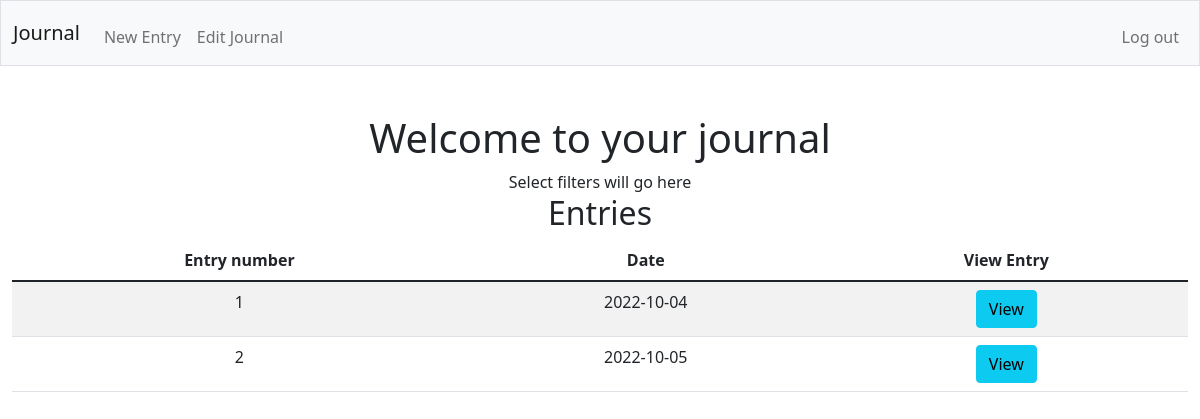
Page / (signed in) on the earlier database version.
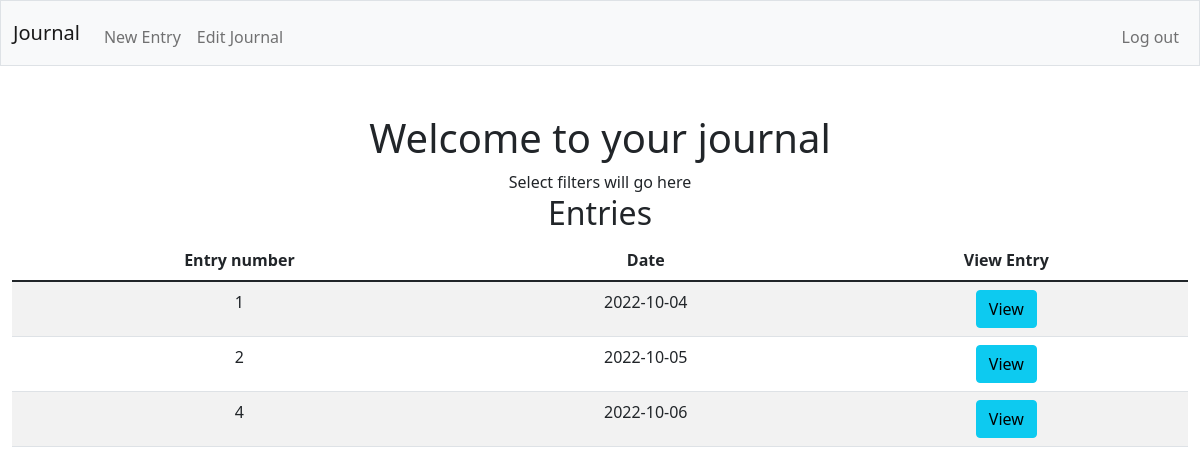
Same page on the later database version.
### tables this page shows
CREATE TABLE "entries" (
	"journal_id"	INTEGER NOT NULL UNIQUE,
	"customer_id"	INTEGER NOT NULL,
	"date"	DATETIME,
	"year"	INTEGER NOT NULL,
	"month"	INTEGER NOT NULL,
	"day"	INTEGER NOT NULL,
	"entry"	INTEGER NOT NULL,
	FOREIGN KEY("customer_id") REFERENCES "users"("id"),
	PRIMARY KEY("journal_id")
);

### app.py (the view)
@app.route("/", methods=["GET", "POST"])
@login_required
def index():
    entries = db.execute("SELECT * FROM entries WHERE customer_id == ?", session["user_id"])
    return render_template("index.html", entries=entries)

### app.py (called while the page is built)
@app.after_request
def after_request(response):
    response.headers["Cache-Control"] = "no-cache, no-store, must-revalidate"
    response.headers["Expires"] = 0
    response.headers["Pragma"] = "no-cache"
    return response

### helpers.py (called while the page is built)
def login_required(f):
    @wraps(f)
    def decorated_function(*args, **kwargs):
        if session.get("user_id") is None:
            return redirect("/login")
        return f(*args, **kwargs)
    return decorated_function

### templates/index.html (shortened to what this page needs)
{% extends "layout.html" %}
{% block main %}
    <h1>Welcome to your journal</h1>
    <div id="entryDates">
        Select filters will go here
    </div>
    <div>
        <h2>Entries</h2>
        <table class="table table-striped table-hover">
            <thead>
                <tr>
                    <th>Entry number</th>
                    <th>Date</th>
                    <th>View Entry</th>
                </tr>
            </thead>
            <tbody>
                {% for entry in entries %}
                    <tr>
                        <td>{{ entry["journal_id"] }}</td>
                        <td>{{ entry["date"] }}</td>
                        <td><button type="button" class="btn btn-info" data-bs-toggle="modal" data-bs-target="#entryModal" data-myentry='{{ entry | tojson }}'>View</button></td>
                    </tr>
                {% endfor %}
            </tbody>
        </table>
    </div>
{% endblock %}

### templates/layout.html (shortened to what this page needs)
<!DOCTYPE html>
<html lang="en">
    <head>
        <link href="https://cdn.jsdelivr.net/npm/bootstrap@5.1.3/dist/css/bootstrap.min.css" rel="stylesheet">
        <link href="/static/style.css" rel="stylesheet">
    </head>
    <body>
        <nav class="bg-light border navbar navbar-expand-md navbar-light">
            <div class="container-fluid">
                <a class="navbar-brand" href="/">Journal</a>
                <div class="collapse navbar-collapse" id="navbar">
                    {% if session["user_id"] %}
                        <ul class="navbar-nav me-auto mt-2">
                            <li class="nav-item"><a class="nav-link" href="/entry">New Entry</a></li>
                            <li class="nav-item"><a class="nav-link" href="/edit">Edit Journal</a></li>
                        </ul>
                        <ul class="navbar-nav ms-auto mt-2">
                            <li class="nav-item"><a class="nav-link" href="/logout">Log out</a></li>
                        </ul>
                    {% else %}
                        <ul class="navbar-nav ms-auto mt-2">
                            <li class="nav-item"><a class="nav-link" href="/register">Register</a></li>
                            <li class="nav-item"><a class="nav-link" href="/login">Log In</a></li>
                        </ul>
                    {% endif %}
                </div>
            </div>
        </nav>
        <main class="container-fluid py-5 text-center">
            {% block main %}{% endblock %}
        </main>
    </body>
</html>

Differences in the rows shown:
added entries: journal_id "4", date "2022-10-06"
